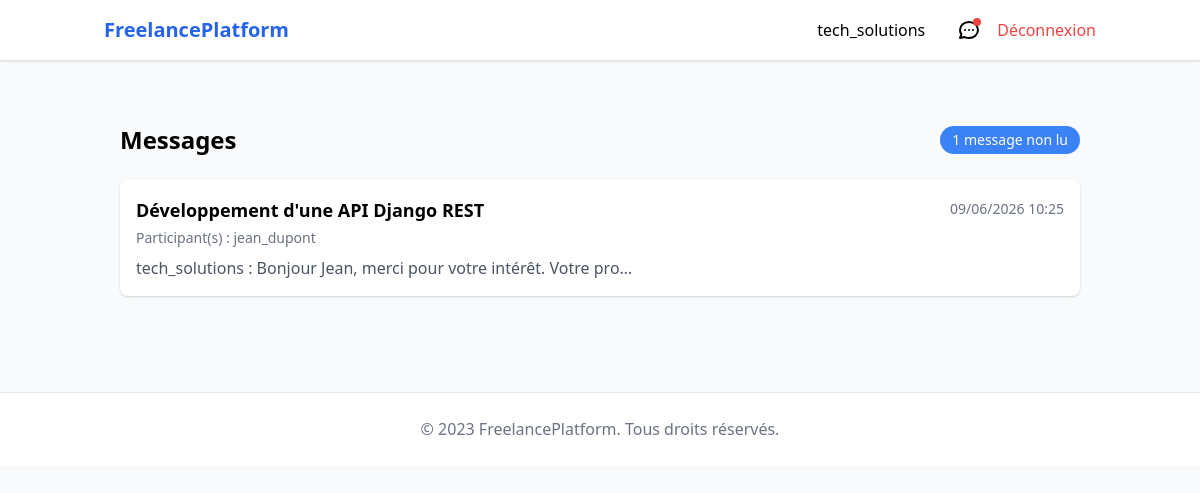
/messagerie/ (signed in), run on the app's committed database.
### users/models.py (models this page shows, shortened)
class Utilisateur(AbstractUser):
    class TypeUtilisateur(models.TextChoices):
        FREELANCE = 'FR', _('Freelance')
        ENTREPRISE = 'EN', _('Entreprise')
    type_utilisateur = models.CharField(
        max_length=2,
        choices=TypeUtilisateur.choices,
        blank=True,
        null=True,
        verbose_name=_("Type d'utilisateur")
    )
    username = models.CharField(
        max_length=15,
        unique=True,
        validators=[MinLengthValidator(4)],
        verbose_name=_("Nom d'utilisateur")
    )
    password = models.CharField(
        max_length=128,  # Stockage du hash, pas besoin de limiter à 25
        verbose_name=_("Mot de passe")
    )
    @property
    def message_recus(self):
        Message = apps.get_model('messagerie', 'Message')
        return Message.objects.filter(
            conversation__participants=self,
            expediteur__isnull=False
        ).exclude(expediteur=self)

### messagerie/models.py (models this page shows)
class Conversation(models.Model):
    mission = models.ForeignKey(Mission, on_delete=models.CASCADE)
    participants = models.ManyToManyField(Utilisateur)
    date_creation = models.DateTimeField(auto_now_add=True)

class Message(models.Model):
    conversation = models.ForeignKey('Conversation', on_delete=models.CASCADE)
    expediteur = models.ForeignKey('users.Utilisateur', on_delete=models.CASCADE)
    contenu = models.TextField()
    date_envoi = models.DateTimeField(auto_now_add=True)
    lu = models.BooleanField(default=False)
    class Meta:
        ordering = ['date_envoi']

### missions/models.py (models this page shows, shortened)
class Mission(models.Model):
    entreprise = models.ForeignKey(
        Utilisateur,
        on_delete=models.CASCADE,
        limit_choices_to={'type_utilisateur': Utilisateur.TypeUtilisateur.ENTREPRISE},
        related_name='missions_publiees',
        verbose_name=_("Entreprise recruteuse")
    )
    titre = models.CharField(
        max_length=255,
        verbose_name=_("Titre de la mission")
    )
    description = models.TextField(
        verbose_name=_("Description détaillée")
    )
    budget = models.DecimalField(
        max_digits=10,
        decimal_places=2,
        verbose_name=_("Budget alloué (€)")
    )
    competences_requises = models.TextField(
        blank=True,
        verbose_name=_("Compétences requises"),
        help_text=_("Listez les compétences nécessaires séparées par des virgules")
    )
    date_creation = models.DateTimeField(
        auto_now_add=True,
        verbose_name=_("Date de publication")
    )
    date_mise_a_jour = models.DateTimeField(
        auto_now=True,
        verbose_name=_("Dernière mise à jour")
    )
    date_limite = models.DateField(
        verbose_name=_("Date limite de candidature")
    )
    est_active = models.BooleanField(
        default=True,
        verbose_name=_("Mission active")
    )
    class Meta:
        verbose_name = _("Mission")
        verbose_name_plural = _("Missions")
        ordering = ['-date_creation']
        indexes = [
            models.Index(fields=['-date_creation']),
            models.Index(fields=['entreprise']),
            models.Index(fields=['est_active']),
        ]

### messagerie/views.py (the view)
# urls.py: path('', views.liste_conversations, name='liste'),
@login_required
def liste_conversations(request):
    conversations = Conversation.objects.filter(
        participants=request.user
    ).prefetch_related(
        'participants',
        'message_set'
    ).order_by('-date_creation')
    return render(request, 'messagerie/liste.html', {
        'conversations': conversations,
        'unread_messages': request.user.message_recus.filter(lu=False).count()
    })

### messagerie/context_processors.py (called while the page is built)
def unread_messages(request):
    if request.user.is_authenticated:
        return {
            'unread_messages': Message.objects.filter(
                conversation__participants=request.user,
                lu=False
            ).exclude(expediteur=request.user).count()
        }
    return {}

### messagerie/templates/messagerie/liste.html (shortened to what this page needs)
{% extends "base.html" %}
{% block content %}
<div class="container mx-auto px-4 py-8">
    <div class="flex justify-between items-center mb-6">
        <h1 class="text-2xl font-bold">Messages</h1>
        {% if unread_messages > 0 %}
        <span class="bg-blue-500 text-white px-3 py-1 rounded-full text-sm">
            {{ unread_messages }} message{{ unread_messages|pluralize }} non lu{{ unread_messages|pluralize }}
        </span>
        {% endif %}
    </div>
    {% if conversations %}
    <div class="bg-white rounded-lg shadow divide-y divide-gray-200">
        {% for conversation in conversations %}
        <a href="{% url 'messagerie:detail' conversation.id %}"
           class="block p-4 hover:bg-gray-50 transition-colors">
            <div class="flex justify-between items-start">
                <div>
                    <h2 class="font-semibold text-lg">{{ conversation.mission.titre }}</h2>
                    <p class="text-sm text-gray-500 mt-1">
                        Participant(s) :
                        {% for user in conversation.participants.all %}
                            {% if user != request.user %}
                                {{ user.username }}
                            {% endif %}
                        {% endfor %}
                    </p>
                </div>
                <div class="text-right">
                    <span class="text-sm text-gray-500">
                        {{ conversation.message_set.last.date_envoi|date:"d/m/Y H:i" }}
                    </span>
                </div>
            </div>
            {% if conversation.message_set.last %}
            <p class="mt-2 text-gray-600 truncate">
                <span class="font-medium">{{ conversation.message_set.last.expediteur.username }} :</span>
                {{ conversation.message_set.last.contenu|truncatechars:50 }}
            </p>
            {% endif %}
        </a>
        {% endfor %}
    </div>
    {% endif %}
</div>
{% endblock %}

### templates/base.html (shortened to what this page needs)
<!DOCTYPE html>
<html lang="fr">
<head>
    <link href="https://cdn.jsdelivr.net/npm/tailwindcss@2.2.19/dist/tailwind.min.css" rel="stylesheet">
</head>
<body class="bg-gray-50">
    <header class="bg-white shadow">
        <div class="container mx-auto px-4 py-4 flex justify-between items-center">
            <a href="{% url 'missions:listes' %}" class="text-xl font-bold text-blue-600">FreelancePlatform</a>
            <nav class="flex items-center space-x-4">
                {% if user.is_authenticated %}
                    <a href="{% url 'users:profile' %}" class="mr-4">
                        {{ user.username }}
                    </a>
                    <a href="{% url 'messagerie:liste' %}" class="relative mr-4">
                        <svg class="w-6 h-6" fill="none" stroke="currentColor" viewBox="0 0 24 24">
                            <path stroke-linecap="round" stroke-linejoin="round" stroke-width="2"
                            d="M8 12h.01M12 12h.01M16 12h.01M21 12c0 4.418-4.03 8-9 8a9.863 9.863 0 01-4.255-.949L3 20l1.395-3.72C3.512 15.042 3 13.574 3 12c0-4.418 4.03-8 9-8s9 3.582 9 8z"/>
                        </svg>
                        {% if unread_messages %}
                            <span class="absolute top-0 right-0 block h-2 w-2 rounded-full bg-red-500"></span>
                        {% endif %}
                    </a>
                    <a href="{% url 'users:logout' %}" class="text-red-500 hover:text-red-700">Déconnexion</a>
                {% else %}
                    <a href="{% url 'users:login' %}" class="mr-4 hover:text-blue-700">Connexion</a>
                    <a href="{% url 'users:signup' %}" class="bg-blue-600 text-white px-4 py-2 rounded hover:bg-blue-700">
                        Inscription
                    </a>
                {% endif %}
            </nav>
        </div>
    </header>
    <main class="container mx-auto px-4 py-8">
        {% block content %}{% endblock %}
    </main>
    <footer class="bg-white border-t mt-8 py-6">
        <div class="container mx-auto px-4 text-center text-gray-500">
            &copy; 2023 FreelancePlatform. Tous droits réservés.
        </div>
    </footer>
</body>
</html>

### data on the page
Utilisateur: username "tech_solutions"
Conversation: mission.titre "Développement d'une API Django REST", message_set.last.date_envoi "09/06/2026 10:25", message_set.last.expediteur.username "tech_solutions", message_set.last.contenu "Bonjour Jean, merci pour votre intérêt. Votre pro…"
Utilisateur: username "jean_dupont"

### other printed values
{{ unread_messages }} "1"
